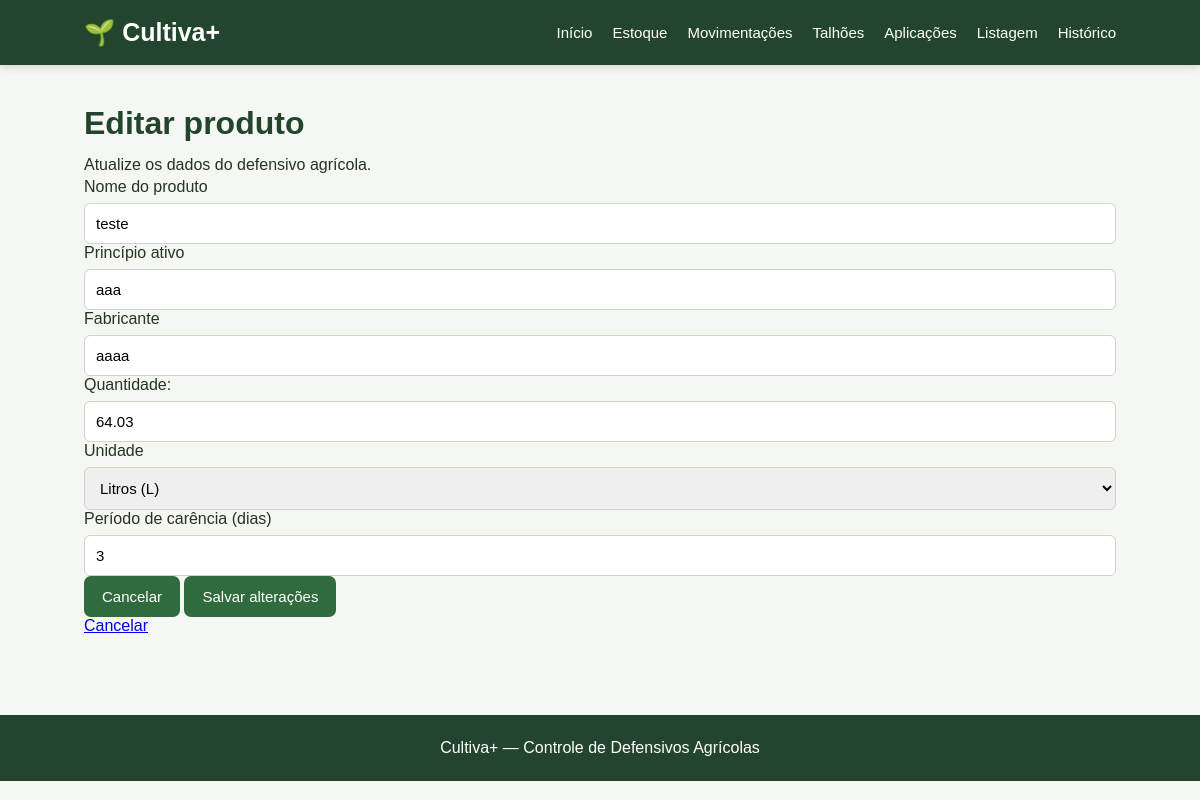
Screenshot of /produto/editar/3 with the database file from the repository.
### tables this page shows
CREATE TABLE produtos (
            id INTEGER PRIMARY KEY AUTOINCREMENT,
            nome TEXT NOT NULL,
            principio_ativo TEXT NOT NULL,
            fabricante TEXT,
            quantidade REAL NOT NULL DEFAULT 0,
            unidade TEXT NOT NULL,
            periodo_carencia INTEGER NOT NULL DEFAULT 0
        );

### app.py (the view, shortened to what this page needs)
@app.route("/produto/editar/<int:produto_id>", methods=["GET", "POST"])
def editar_produto(produto_id):
    conexao = conectar_banco()
    produto = conexao.execute("""
        SELECT *
        FROM produtos
        WHERE id = ?
    """, (produto_id,)).fetchone()
    if not produto:
        conexao.close()
        flash("Produto não encontrado.", "erro")
        return redirect(url_for("estoque"))
    conexao.close()
    return render_template(
        "editar_produto.html",
        produto=produto
    )

### app.py (called while the page is built)
def conectar_banco():
    conexao = sqlite3.connect(DATABASE)
    conexao.row_factory = sqlite3.Row
    return conexao

### templates/editar_produto.html (shortened to what this page needs)
{% extends "base.html" %}
{% block content %}
<div class="form-card">
    <h1>Editar produto</h1>
    <p>Atualize os dados do defensivo agrícola.</p>
    <form method="POST">
        <label for="nome">Nome do produto</label>
        <input
            type="text"
            id="nome"
            name="nome"
            value="{{ produto['nome'] }}"
            required
        >
        <label for="principio_ativo">Princípio ativo</label>
        <input
            type="text"
            id="principio_ativo"
            name="principio_ativo"
            value="{{ produto['principio_ativo'] }}"
            required
        >
        <label for="fabricante">Fabricante</label>
        <input
            type="text"
            id="fabricante"
            name="fabricante"
            value="{{ produto['fabricante'] or '' }}"
        >
        <label>Quantidade:</label>
         <input
            type="number"
            step="0.01"
            name="quantidade"
            value="{{ produto['quantidade'] }}"
            required
        >
        <label for="unidade">Unidade</label>
        <select
            id="unidade"
            name="unidade"
            required
        >
            <option value="L"
                {% if produto['unidade'] == 'L' %}selected{% endif %}>
                Litros (L)
            </option>
        </select>
        <label for="periodo_carencia">
            Período de carência (dias)
        </label>
        <input
            type="number"
            id="periodo_carencia"
            name="periodo_carencia"
            min="0"
            value="{{ produto['periodo_carencia'] }}"
            required
        >
        <div class="form-actions">
            <a
                href="{{ url_for('estoque') }}"
                class="botao"
            >
                Cancelar
            </a>
            <button
                type="submit"
                class="botao"
            >
                Salvar alterações
            </button>
        </div>
    </form>
    <a href="{{ url_for('estoque') }}">Cancelar</a>
</div>
{% endblock %}

### static/css/style.css (style rules this page uses)
* { box-sizing: border-box; margin: 0; padding: 0; }
body { font-family: Arial, Helvetica, sans-serif; background: #f4f7f2; color: #263326; min-height: 100vh; }
h1 { margin-bottom: 10px; color: #24452d; }
p { line-height: 1.6; }
.botao { display: inline-block; background: #2f6b3d; color: white; border: none; padding: 12px 18px; border-radius: 7px; text-decoration: none; cursor: pointer; font-size: 15px; }
input, select, textarea { width: 100%; padding: 11px; margin-top: 7px; border: 1px solid #cbd5c8; border-radius: 6px; font-size: 15px; }

### rows the page displays
produtos: nome "teste", principio_ativo "aaa", fabricante "aaaa", quantidade "64.03", unidade "Litros (L)", periodo_carencia "3"
